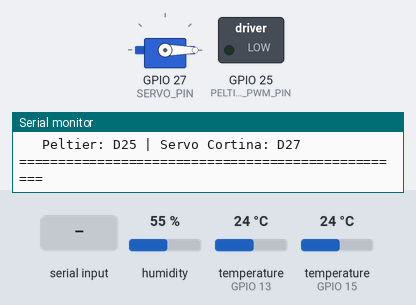
Bench run of a sketch on a simulated ESP32. Shown: servo, switched loads named in the sketch (green lamp = pin HIGH), the last lines printed to the serial monitor. The test bench sets the inputs (shaded band); at power-on: humidity 55 %, temperature (sensors on GPIO 13, GPIO 15) 24 °C.

Above: at 1.7 s.
1.8 s: "S\n" received over Serial
At 2.5 s:
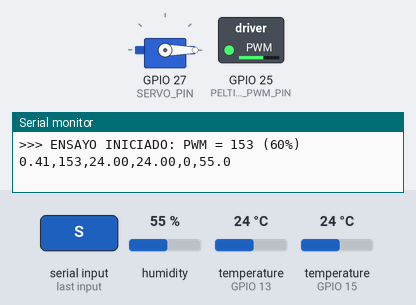
3.3 s: "M:90\n" received over Serial
At 3.7 s:
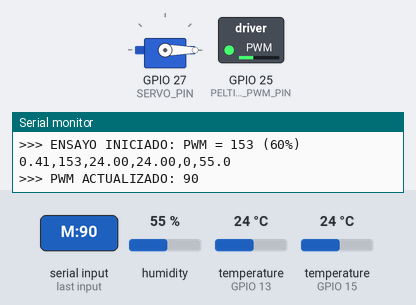
4.8 s: "C:90\n" received over Serial
At 6.0 s:
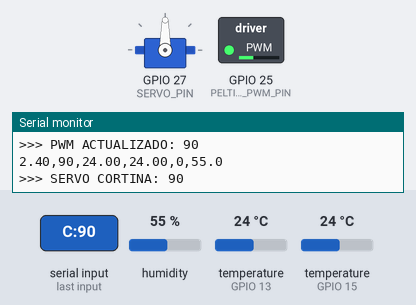
6.3 s: "s\n" received over Serial
At 7.2 s:
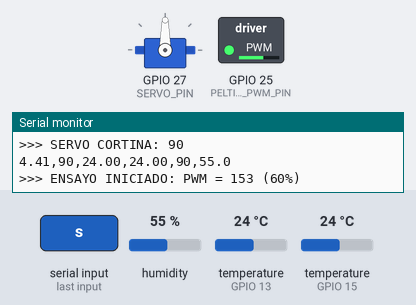
7.8 s: "M:\n" received over Serial
At 8.3 s:
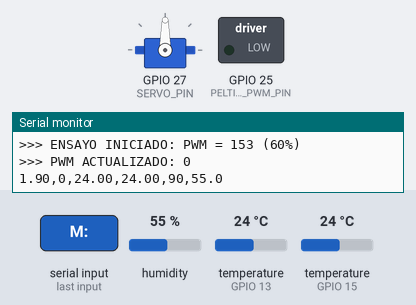
Timing chart, 0 to 10.3 s (numbered marks = the images above; inputs shaded):
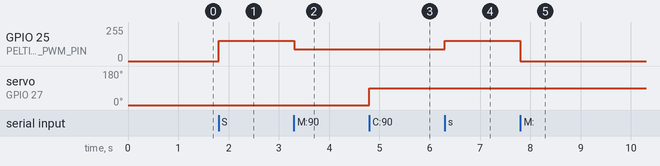

The sketch:

esp32_firmware.ino
```cpp
#include <Arduino.h>
#include <OneWire.h>
#include <DallasTemperature.h>
#include <DHT.h>
#include <ESP32Servo.h>
#include "driver/gpio.h"

// ========================================================
// ASIGNACIÓN DE PINES HARDWARE (ESP32) - ALUNA PBR-02
// Sensor 1: Agua / Reactor -> Pin D15 (GPIO 15)
// Sensor 2: Ambiente       -> Pin D13 (GPIO 13)
// Actuador Peltier (PWM)   -> Pin D25 (GPIO 25)
// Actuador Servomotor MG996R -> Pin D27 (GPIO 27)
// ========================================================
const int PIN_SENSOR_AGUA_15 = 15; // D15: Sensor de Agua (DS18B20) [PRINCIPAL]
const int PIN_SENSOR_AGUA_14 = 14; // D14: Canal alternativo
const int PIN_SENSOR_AGUA_32 = 32; // D32: Canal alternativo

const int PIN_SENSOR_AIRE_13 = 13; // D13: Sensor Ambiente (DS18B20 / DHT22) [PRINCIPAL]
const int PIN_DHT_4          = 4;  // D4:  Canal alternativo DHT22

const int PELTIER_PWM_PIN    = 25; // D25: Control MOSFET Peltier
const int SERVO_PIN          = 27; // D27: Servomotor Escudo Orbital

#define DHTTYPE DHT22

// --- Sensores 1-Wire DS18B20 ---
OneWire oneWireAgua15(PIN_SENSOR_AGUA_15);
DallasTemperature sensorAgua15(&oneWireAgua15);

OneWire oneWireAgua14(PIN_SENSOR_AGUA_14);
DallasTemperature sensorAgua14(&oneWireAgua14);

OneWire oneWireAire13(PIN_SENSOR_AIRE_13);
DallasTemperature sensorAire13(&oneWireAire13);

// --- Sensores DHT22 ---
DHT dht13(PIN_SENSOR_AIRE_13, DHTTYPE);
DHT dht4(PIN_DHT_4, DHTTYPE);

Servo servoCortina;

unsigned long last_read = 0;
bool is_testing = false;
unsigned long start_time = 0;
int pwm_actual = 0;
int servo_angle_actual = 0;

void setup() {
  Serial.begin(115200);
  delay(500);

  // Pull-ups para pines 1-Wire
  pinMode(PIN_SENSOR_AGUA_15, INPUT_PULLUP);
  pinMode(PIN_SENSOR_AGUA_14, INPUT_PULLUP);
  pinMode(PIN_SENSOR_AIRE_13, INPUT_PULLUP);
  gpio_pullup_en((gpio_num_t)PIN_SENSOR_AGUA_15);
  gpio_pullup_en((gpio_num_t)PIN_SENSOR_AGUA_14);
  gpio_pullup_en((gpio_num_t)PIN_SENSOR_AIRE_13);

  sensorAgua15.begin();
  sensorAgua14.begin();
  sensorAire13.begin();

  sensorAgua15.setWaitForConversion(true);
  sensorAgua14.setWaitForConversion(true);
  sensorAire13.setWaitForConversion(true);

  sensorAgua15.setResolution(10);
  sensorAgua14.setResolution(10);
  sensorAire13.setResolution(10);

  // Inicializar DHT22
  dht13.begin();
  dht4.begin();

  // PWM Peltier en D25 (1 kHz, 8 bits)
  pinMode(PELTIER_PWM_PIN, OUTPUT);
  digitalWrite(PELTIER_PWM_PIN, LOW);
  ledcAttach(PELTIER_PWM_PIN, 1000, 8);
  ledcWrite(PELTIER_PWM_PIN, 0);

  // Servomotor en D27 (50 Hz)
  servoCortina.setPeriodHertz(50);
  servoCortina.attach(SERVO_PIN, 500, 2500);
  servoCortina.write(0);

  Serial.println("==================================================");
  Serial.println("   ALUNA PBR-02 | ARQUITECTURA D15 + D13          ");
  Serial.println("   S1 (Agua): Pin D15 (DS18B20)                   ");
  Serial.println("   S2 (Ambiente): Pin D13 (DS18B20 / DHT22)       ");
  Serial.println("   Peltier: D25 | Servo Cortina: D27              ");
  Serial.println("==================================================");
}

void aplicarPeltierPWM(int val) {
  pwm_actual = constrain(val, 0, 255);
  ledcWrite(PELTIER_PWM_PIN, pwm_actual);
  analogWrite(PELTIER_PWM_PIN, pwm_actual);
}

void loop() {
  // ==========================================
  // LECTURA DE COMANDOS DESDE LA WEB / SERIAL
  // ==========================================
  if (Serial.available() > 0) {
    String cmd = Serial.readStringUntil('\n');
    cmd.trim();

    if (cmd == "S" || cmd == "s") {
      is_testing = true;
      start_time = millis();
      aplicarPeltierPWM(153);
      Serial.println(">>> ENSAYO INICIADO: PWM = 153 (60%)");
    }
    else if (cmd == "X" || cmd == "x") {
      is_testing = false;
      aplicarPeltierPWM(0);
      servo_angle_actual = 0;
      servoCortina.write(0);
      Serial.println(">>> PARO TOTAL EJECUTADO (PWM = 0, SERVO = 0°)");
    }
    else if (cmd.startsWith("M:")) {
      int val = cmd.substring(2).toInt();
      aplicarPeltierPWM(val);
      if (!is_testing) {
        is_testing = true;
        start_time = millis();
      }
      Serial.print(">>> PWM ACTUALIZADO: ");
      Serial.println(pwm_actual);
    }
    else if (cmd.startsWith("C:")) {
      int angle = cmd.substring(2).toInt();
      servo_angle_actual = constrain(angle, 0, 180);
      servoCortina.write(servo_angle_actual);
      Serial.print(">>> SERVO CORTINA: ");
      Serial.println(servo_angle_actual);
    }
  }

  // ==========================================
  // TELEMETRÍA PERIÓDICA (CADA 2 SEGUNDOS)
  // ==========================================
  if (millis() - last_read >= 2000) {
    last_read = millis();

    // ----------------------------------------------------
    // 1. Lectura Sensor 1 (Agua): D15 primero, fallback D14
    // ----------------------------------------------------
    sensorAgua15.requestTemperatures();
    float temp_agua = sensorAgua15.getTempCByIndex(0);
    if (temp_agua == DEVICE_DISCONNECTED_C || temp_agua <= -100.0) {
      sensorAgua14.requestTemperatures();
      float t14 = sensorAgua14.getTempCByIndex(0);
      if (t14 > -100.0 && t14 != DEVICE_DISCONNECTED_C) {
        temp_agua = t14;
      }
    }

    // ----------------------------------------------------
    // 2. Lectura Sensor 2 (Ambiente en D13):
    //    Primero intentamos DHT22 en D13. Si no hay datos,
    //    probamos DS18B20 en D13. Fallback a DHT22 en D4.
    // ----------------------------------------------------
    float temp_aire = -127.0;
    float hum_aire  = 0.0;

    // Intento 2A: DHT22 en D13
    float t_dht13 = dht13.readTemperature();
    float h_dht13 = dht13.readHumidity();
    if (!isnan(t_dht13) && !isnan(h_dht13) && t_dht13 > -40.0 && t_dht13 < 80.0) {
      temp_aire = t_dht13;
      hum_aire  = h_dht13;
    } else {
      // Intento 2B: DS18B20 en D13
      sensorAire13.requestTemperatures();
      float t_ds13 = sensorAire13.getTempCByIndex(0);
      if (t_ds13 > -100.0 && t_ds13 != DEVICE_DISCONNECTED_C) {
        temp_aire = t_ds13;
        hum_aire  = 0.0;
      } else {
        // Intento 2C: DHT22 en D4 (por si está en D4)
        float t_dht4 = dht4.readTemperature();
        float h_dht4 = dht4.readHumidity();
        if (!isnan(t_dht4) && !isnan(h_dht4) && t_dht4 > -40.0 && t_dht4 < 80.0) {
          temp_aire = t_dht4;
          hum_aire  = h_dht4;
        } else if (sensorAgua15.getDeviceCount() >= 2) {
          // Ambos DS18B20 en paralelo en D15
          float t_ds15_2 = sensorAgua15.getTempCByIndex(1);
          if (t_ds15_2 > -100.0 && t_ds15_2 != DEVICE_DISCONNECTED_C) {
            temp_aire = t_ds15_2;
          }
        }
      }
    }

    if (isnan(temp_aire)) temp_aire = -127.0;
    if (isnan(hum_aire))  hum_aire  = 0.0;

    float t = is_testing ? ((millis() - start_time) / 1000.0) : 0.0;

    // Formato CSV estándar: tiempo,pwm,temp_agua,temp_ambiente,angulo_servo,humedad
    Serial.print(t, 2);
    Serial.print(",");
    Serial.print(pwm_actual);
    Serial.print(",");
    Serial.print(temp_agua, 2);
    Serial.print(",");
    Serial.print(temp_aire, 2);
    Serial.print(",");
    Serial.print(servo_angle_actual);
    Serial.print(",");
    Serial.println(hum_aire, 1);
  }
}
```

Measured:
- after the input at 1.8 s, GPIO 25 (PELTIER_PWM_PIN): 0/255 → 153/255 at once
- after the input at 3.3 s, GPIO 25 (PELTIER_PWM_PIN): 153/255 → 90/255 at once
- after the input at 4.8 s, servo on GPIO 27 (SERVO_PIN): 0° → 90° at once
- after the input at 6.3 s, GPIO 25 (PELTIER_PWM_PIN): 90/255 → 153/255 at once
- after the input at 7.8 s, GPIO 25 (PELTIER_PWM_PIN): 153/255 → 0/255 at once
